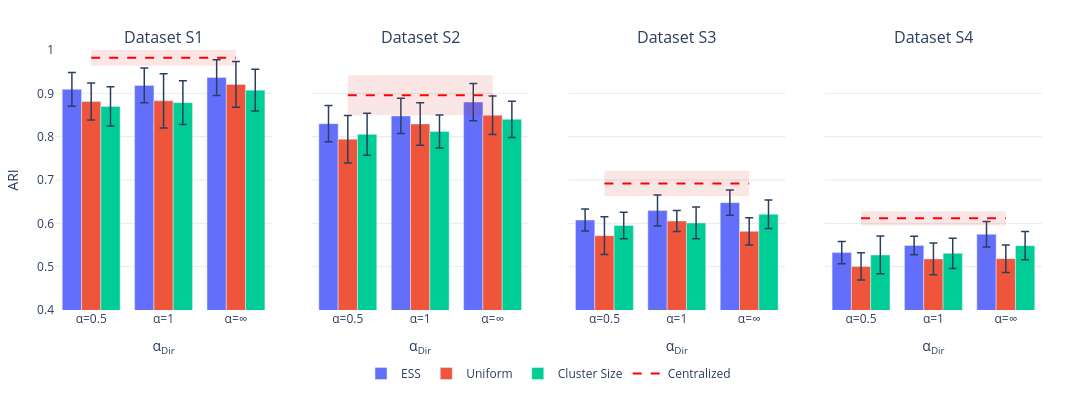

Write notebook code for a chart like this one.
### Code cell
df = all_summaries
# ── pivot to wide format ─────────────────────────────────────────────────────
df_mean = df[df['variable_1'] == 'mean'].pivot_table(
    index=['level_0', 'experiment'], columns='variable_0', values='value'
).reset_index()

df_std = df[df['variable_1'] == 'std'].pivot_table(
    index=['level_0', 'experiment'], columns='variable_0', values='value'
).reset_index()

df_wide = df_mean.merge(df_std, on=['level_0', 'experiment'],
                        suffixes=('_mean', '_std'))

# ── parse experiment labels ──────────────────────────────────────────────────
def parse_experiment(exp):
    if exp == 'Centralized':
        return 'Centralized', None
    parts = exp.rsplit(' a=', 1)
    return parts[0].strip(), parts[1].strip()

df_wide[['scheme', 'alpha']] = pd.DataFrame(
    df_wide['experiment'].apply(parse_experiment).tolist(),
    index=df_wide.index
)

# ── config ───────────────────────────────────────────────────────────────────
datasets       = ['s1', 's2', 's3', 's4']
dataset_labels = ['S1', 'S2', 'S3', 'S4']
schemes        = ['ESS', 'Uniform', 'Cluster Size']
alphas         = ['0.5', '1', 'inf']
alpha_labels   = ['α=0.5', 'α=1', 'α=∞']
metric         = 'ARI'   # change to 'ARI' or 'Purity' as needed

colors   = {'ESS': '#636EFA', 'Uniform': '#EF553B', 'Cluster Size': '#00CC96'}
patterns = {'ESS': '', 'Uniform': '/', 'Cluster Size': 'x'}

# ── build figure ─────────────────────────────────────────────────────────────
fig = make_subplots(
    rows=1, cols=4,
    subplot_titles=[f'Dataset {l}' for l in dataset_labels],
    shared_yaxes=True,
    horizontal_spacing=0.04
)

show_legend = True   # only add legend entries once

for idx, (ds, ds_label) in enumerate(zip(datasets, dataset_labels)):
    col = idx + 1

    sub = df_wide[df_wide['level_0'] == ds]

    # ── bars for each weighting scheme ──────────────────────────────────
    for scheme in schemes:
        s = sub[sub['scheme'] == scheme].copy()
        s['alpha'] = pd.Categorical(s['alpha'], categories=alphas, ordered=True)
        s = s.sort_values('alpha')

        fig.add_trace(go.Bar(
            name=scheme,
            x=alpha_labels,
            y=s[f'{metric}_mean'].values,
            error_y=dict(type='data', array=s[f'{metric}_std'].values,
                         visible=True, thickness=1.5, width=4),
            marker_color=colors[scheme],
            legendgroup=scheme,
            showlegend=show_legend,
            offsetgroup=scheme,
        ), row=1, col=col)

    # ── centralised oracle line + shaded band ────────────────────────────
    c = sub[sub['scheme'] == 'Centralized'].iloc[0]
    c_mean = c[f'{metric}_mean']
    c_std  = c[f'{metric}_std']

    # shaded band
    fig.add_trace(go.Scatter(
        x=alpha_labels + alpha_labels[::-1],
        y=[c_mean + c_std] * 3 + [c_mean - c_std] * 3,
        fill='toself',
        fillcolor='rgba(220,50,50,0.12)',
        line=dict(color='rgba(255,255,255,0)'),
        legendgroup='Centralized',
        showlegend=False,
        hoverinfo='skip',
    ), row=1, col=col)

    # dashed line
    fig.add_trace(go.Scatter(
        x=alpha_labels,
        y=[c_mean] * 3,
        mode='lines',
        line=dict(color='red', dash='dash', width=2),
        name='Centralized',
        legendgroup='Centralized',
        showlegend=show_legend,
    ), row=1, col=col)

    show_legend = False   # only first subplot contributes legend

    # ── axis labels ──────────────────────────────────────────────────────
    fig.update_xaxes(
        title_text='α<sub>Dir</sub>',
        row=1, col=col
    )

# ── shared y-axis label and range ────────────────────────────────────────────
fig.update_yaxes(
    title_text=metric,
    range=[0.4, 1.0],
    row=1, col=1
)
fig.update_yaxes(
    range=[0.4, 1.0],
    row=1, col=2
)
fig.update_yaxes(
    range=[0.4, 1.0],
    row=1, col=3
)
fig.update_yaxes(
    range=[0.4, 1.0],
    row=1, col=4
)

# ── global layout ─────────────────────────────────────────────────────────────
fig.update_layout(
    # title=dict(
    #     text='Effect of ESS Weighting under Non-IID Data Partition',
    #     x=0.5, font=dict(size=15)
    # ),
    barmode='group',
    height=400, width=1600,
    legend=dict(
        orientation='h',
        yanchor='bottom', y=-0.30,
        xanchor='center', x=0.5,
        bgcolor='rgba(255,255,255,0.9)',
        # bordercolor='lightgrey', borderwidth=1
    ),
    plot_bgcolor='white',
    paper_bgcolor='white',
    font=dict(size=12),
)

fig.update_xaxes(showgrid=False)
fig.update_yaxes(showgrid=True, gridcolor='lightgrey', gridwidth=0.5)
fig.update_layout(margin=dict(t=50, b=50, l=50, r=50))
fig.show()

### Figure 1 — Plotly figure (JSON) as saved in the notebook; plotly's stock layout.template omitted (floating-point values rounded to 4 significant figures)
{"data": [{"error_y": {"array": [0.03879, 0.04022, 0.04135], "thickness": 1.5, "type": "data", "visible": true, "width": 4}, "legendgroup": "ESS", "marker": {"color": "#636EFA"}, "name": "ESS", "offsetgroup": "ESS", "showlegend": true, "type": "bar", "x": ["α=0.5", "α=1", "α=∞"], "xaxis": "x", "y": [0.9092, 0.9183, 0.9364], "yaxis": "y"}, {"error_y": {"array": [0.04267, 0.06261, 0.05297], "thickness": 1.5, "type": "data", "visible": true, "width": 4}, "legendgroup": "Uniform", "marker": {"color": "#EF553B"}, "name": "Uniform", "offsetgroup": "Uniform", "showlegend": true, "type": "bar", "x": ["α=0.5", "α=1", "α=∞"], "xaxis": "x", "y": [0.8809, 0.8826, 0.9206], "yaxis": "y"}, {"error_y": {"array": [0.04509, 0.05066, 0.04811], "thickness": 1.5, "type": "data", "visible": true, "width": 4}, "legendgroup": "Cluster Size", "marker": {"color": "#00CC96"}, "name": "Cluster Size", "offsetgroup": "Cluster Size", "showlegend": true, "type": "bar", "x": ["α=0.5", "α=1", "α=∞"], "xaxis": "x", "y": [0.8699, 0.8785, 0.9074], "yaxis": "y"}, {"fill": "toself", "fillcolor": "rgba(220,50,50,0.12)", "hoverinfo": "skip", "legendgroup": "Centralized", "line": {"color": "rgba(255,255,255,0)"}, "showlegend": false, "type": "scatter", "x": ["α=0.5", "α=1", "α=∞", "α=∞", "α=1", "α=0.5"], "xaxis": "x", "y": [1.001, 1.001, 1.001, 0.9638, 0.9638, 0.9638], "yaxis": "y"}, {"legendgroup": "Centralized", "line": {"color": "red", "dash": "dash", "width": 2}, "mode": "lines", "name": "Centralized", "showlegend": true, "type": "scatter", "x": ["α=0.5", "α=1", "α=∞"], "xaxis": "x", "y": [0.9822, 0.9822, 0.9822], "yaxis": "y"}, {"error_y": {"array": [0.04176, 0.04066, 0.04308], "thickness": 1.5, "type": "data", "visible": true, "width": 4}, "legendgroup": "ESS", "marker": {"color": "#636EFA"}, "name": "ESS", "offsetgroup": "ESS", "showlegend": false, "type": "bar", "x": ["α=0.5", "α=1", "α=∞"], "xaxis": "x2", "y": [0.83, 0.8479, 0.8797], "yaxis": "y2"}, {"error_y": {"array": [0.05481, 0.04888, 0.04449], "thickness": 1.5, "type": "data", "visible": true, "width": 4}, "legendgroup": "Uniform", "marker": {"color": "#EF553B"}, "name": "Uniform", "offsetgroup": "Uniform", "showlegend": false, "type": "bar", "x": ["α=0.5", "α=1", "α=∞"], "xaxis": "x2", "y": [0.7942, 0.8293, 0.8493], "yaxis": "y2"}, {"error_y": {"array": [0.04846, 0.03802, 0.04177], "thickness": 1.5, "type": "data", "visible": true, "width": 4}, "legendgroup": "Cluster Size", "marker": {"color": "#00CC96"}, "name": "Cluster Size", "offsetgroup": "Cluster Size", "showlegend": false, "type": "bar", "x": ["α=0.5", "α=1", "α=∞"], "xaxis": "x2", "y": [0.8053, 0.8119, 0.84], "yaxis": "y2"}, {"fill": "toself", "fillcolor": "rgba(220,50,50,0.12)", "hoverinfo": "skip", "legendgroup": "Centralized", "line": {"color": "rgba(255,255,255,0)"}, "showlegend": false, "type": "scatter", "x": ["α=0.5", "α=1", "α=∞", "α=∞", "α=1", "α=0.5"], "xaxis": "x2", "y": [0.9419, 0.9419, 0.9419, 0.8493, 0.8493, 0.8493], "yaxis": "y2"}, {"legendgroup": "Centralized", "line": {"color": "red", "dash": "dash", "width": 2}, "mode": "lines", "name": "Centralized", "showlegend": false, "type": "scatter", "x": ["α=0.5", "α=1", "α=∞"], "xaxis": "x2", "y": [0.8956, 0.8956, 0.8956], "yaxis": "y2"}, {"error_y": {"array": [0.02548, 0.03569, 0.02925], "thickness": 1.5, "type": "data", "visible": true, "width": 4}, "legendgroup": "ESS", "marker": {"color": "#636EFA"}, "name": "ESS", "offsetgroup": "ESS", "showlegend": false, "type": "bar", "x": ["α=0.5", "α=1", "α=∞"], "xaxis": "x3", "y": [0.6076, 0.6294, 0.6477], "yaxis": "y3"}, {"error_y": {"array": [0.04365, 0.02414, 0.03129], "thickness": 1.5, "type": "data", "visible": true, "width": 4}, "legendgroup": "Uniform", "marker": {"color": "#EF553B"}, "name": "Uniform", "offsetgroup": "Uniform", "showlegend": false, "type": "bar", "x": ["α=0.5", "α=1", "α=∞"], "xaxis": "x3", "y": [0.5716, 0.6053, 0.5815], "yaxis": "y3"}, {"error_y": {"array": [0.03038, 0.03647, 0.03274], "thickness": 1.5, "type": "data", "visible": true, "width": 4}, "legendgroup": "Cluster Size", "marker": {"color": "#00CC96"}, "name": "Cluster Size", "offsetgroup": "Cluster Size", "showlegend": false, "type": "bar", "x": ["α=0.5", "α=1", "α=∞"], "xaxis": "x3", "y": [0.5949, 0.601, 0.6209], "yaxis": "y3"}, {"fill": "toself", "fillcolor": "rgba(220,50,50,0.12)", "hoverinfo": "skip", "legendgroup": "Centralized", "line": {"color": "rgba(255,255,255,0)"}, "showlegend": false, "type": "scatter", "x": ["α=0.5", "α=1", "α=∞", "α=∞", "α=1", "α=0.5"], "xaxis": "x3", "y": [0.7213, 0.7213, 0.7213, 0.6626, 0.6626, 0.6626], "yaxis": "y3"}, {"legendgroup": "Centralized", "line": {"color": "red", "dash": "dash", "width": 2}, "mode": "lines", "name": "Centralized", "showlegend": false, "type": "scatter", "x": ["α=0.5", "α=1", "α=∞"], "xaxis": "x3", "y": [0.6919, 0.6919, 0.6919], "yaxis": "y3"}, {"error_y": {"array": [0.02579, 0.02115, 0.02949], "thickness": 1.5, "type": "data", "visible": true, "width": 4}, "legendgroup": "ESS", "marker": {"color": "#636EFA"}, "name": "ESS", "offsetgroup": "ESS", "showlegend": false, "type": "bar", "x": ["α=0.5", "α=1", "α=∞"], "xaxis": "x4", "y": [0.5325, 0.5489, 0.5747], "yaxis": "y4"}, {"error_y": {"array": [0.03145, 0.03642, 0.03173], "thickness": 1.5, "type": "data", "visible": true, "width": 4}, "legendgroup": "Uniform", "marker": {"color": "#EF553B"}, "name": "Uniform", "offsetgroup": "Uniform", "showlegend": false, "type": "bar", "x": ["α=0.5", "α=1", "α=∞"], "xaxis": "x4", "y": [0.5005, 0.5179, 0.5185], "yaxis": "y4"}, {"error_y": {"array": [0.04346, 0.03482, 0.03252], "thickness": 1.5, "type": "data", "visible": true, "width": 4}, "legendgroup": "Cluster Size", "marker": {"color": "#00CC96"}, "name": "Cluster Size", "offsetgroup": "Cluster Size", "showlegend": false, "type": "bar", "x": ["α=0.5", "α=1", "α=∞"], "xaxis": "x4", "y": [0.5271, 0.5308, 0.5485], "yaxis": "y4"}, {"fill": "toself", "fillcolor": "rgba(220,50,50,0.12)", "hoverinfo": "skip", "legendgroup": "Centralized", "line": {"color": "rgba(255,255,255,0)"}, "showlegend": false, "type": "scatter", "x": ["α=0.5", "α=1", "α=∞", "α=∞", "α=1", "α=0.5"], "xaxis": "x4", "y": [0.6278, 0.6278, 0.6278, 0.5952, 0.5952, 0.5952], "yaxis": "y4"}, {"legendgroup": "Centralized", "line": {"color": "red", "dash": "dash", "width": 2}, "mode": "lines", "name": "Centralized", "showlegend": false, "type": "scatter", "x": ["α=0.5", "α=1", "α=∞"], "xaxis": "x4", "y": [0.6115, 0.6115, 0.6115], "yaxis": "y4"}], "layout": {"annotations": [{"font": {"size": 16}, "showarrow": false, "text": "Dataset S1", "x": 0.11, "xanchor": "center", "xref": "paper", "y": 1, "yanchor": "bottom", "yref": "paper"}, {"font": {"size": 16}, "showarrow": false, "text": "Dataset S2", "x": 0.37, "xanchor": "center", "xref": "paper", "y": 1, "yanchor": "bottom", "yref": "paper"}, {"font": {"size": 16}, "showarrow": false, "text": "Dataset S3", "x": 0.63, "xanchor": "center", "xref": "paper", "y": 1, "yanchor": "bottom", "yref": "paper"}, {"font": {"size": 16}, "showarrow": false, "text": "Dataset S4", "x": 0.89, "xanchor": "center", "xref": "paper", "y": 1, "yanchor": "bottom", "yref": "paper"}], "barmode": "group", "font": {"size": 12}, "height": 400, "legend": {"bgcolor": "rgba(255,255,255,0.9)", "orientation": "h", "x": 0.5, "xanchor": "center", "y": -0.3, "yanchor": "bottom"}, "margin": {"b": 50, "l": 50, "r": 50, "t": 50}, "paper_bgcolor": "white", "plot_bgcolor": "white", "width": 1600, "xaxis": {"anchor": "y", "domain": [0, 0.22], "showgrid": false, "title": {"text": "α<sub>Dir</sub>"}}, "xaxis2": {"anchor": "y2", "domain": [0.26, 0.48], "showgrid": false, "title": {"text": "α<sub>Dir</sub>"}}, "xaxis3": {"anchor": "y3", "domain": [0.52, 0.74], "showgrid": false, "title": {"text": "α<sub>Dir</sub>"}}, "xaxis4": {"anchor": "y4", "domain": [0.78, 1], "showgrid": false, "title": {"text": "α<sub>Dir</sub>"}}, "yaxis": {"anchor": "x", "domain": [0, 1], "gridcolor": "lightgrey", "gridwidth": 0.5, "range": [0.4, 1], "showgrid": true, "title": {"text": "ARI"}}, "yaxis2": {"anchor": "x2", "domain": [0, 1], "gridcolor": "lightgrey", "gridwidth": 0.5, "matches": "y", "range": [0.4, 1], "showgrid": true, "showticklabels": false}, "yaxis3": {"anchor": "x3", "domain": [0, 1], "gridcolor": "lightgrey", "gridwidth": 0.5, "matches": "y", "range": [0.4, 1], "showgrid": true, "showticklabels": false}, "yaxis4": {"anchor": "x4", "domain": [0, 1], "gridcolor": "lightgrey", "gridwidth": 0.5, "matches": "y", "range": [0.4, 1], "showgrid": true, "showticklabels": false}}}
